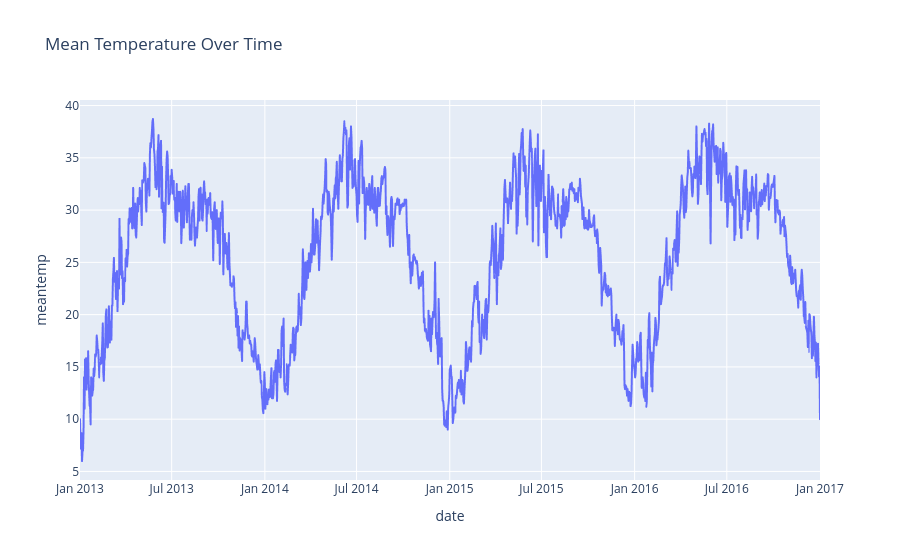

Source (notebook cell):
### Code cell
# draw same plot on plotly  
fig = px.line(df, x=df.index, y='meantemp', title='Mean Temperature Over Time')
fig.show()

### Figure 1 — Plotly figure (JSON) as saved in the notebook; plotly's stock layout.template omitted (floating-point values rounded to 4 significant figures; data arrays with more than 128 entries replaced by an {"elided": "..."} marker saying what was removed)
{"data": [{"hovertemplate": "date=%{x}<br>meantemp=%{y}<extra></extra>", "legendgroup": "", "line": {"color": "#636efa", "dash": "solid"}, "marker": {"symbol": "circle"}, "mode": "lines", "name": "", "showlegend": false, "type": "scattergl", "x": {"elided": "1462 str values"}, "xaxis": "x", "y": {"elided": "1462 float values"}, "yaxis": "y"}], "layout": {"legend": {"tracegroupgap": 0}, "title": {"text": "Mean Temperature Over Time"}, "xaxis": {"anchor": "y", "domain": [0, 1], "title": {"text": "date"}}, "yaxis": {"anchor": "x", "domain": [0, 1], "title": {"text": "meantemp"}}}}
